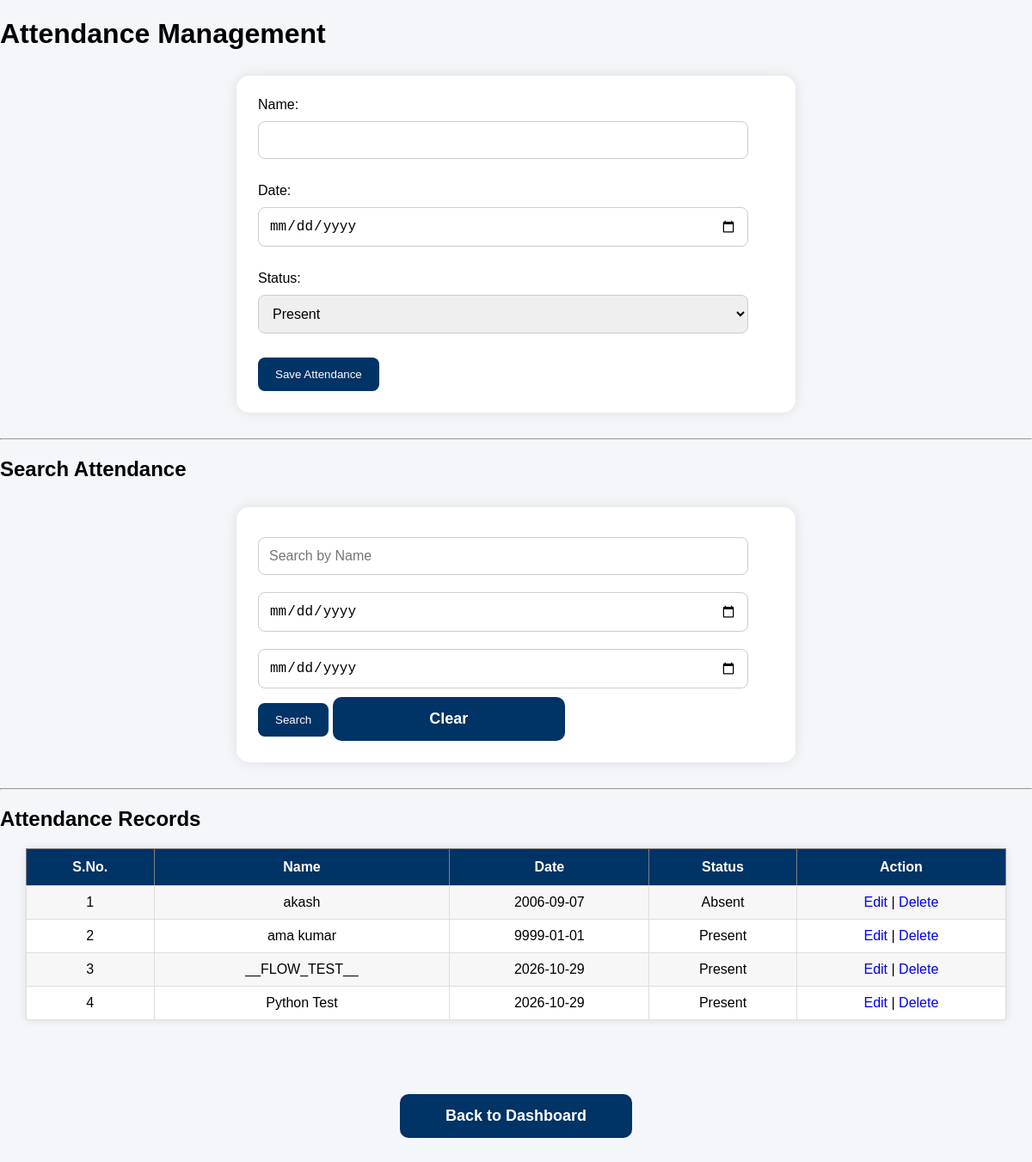
The app's page /attendance.php (signed in), older data.
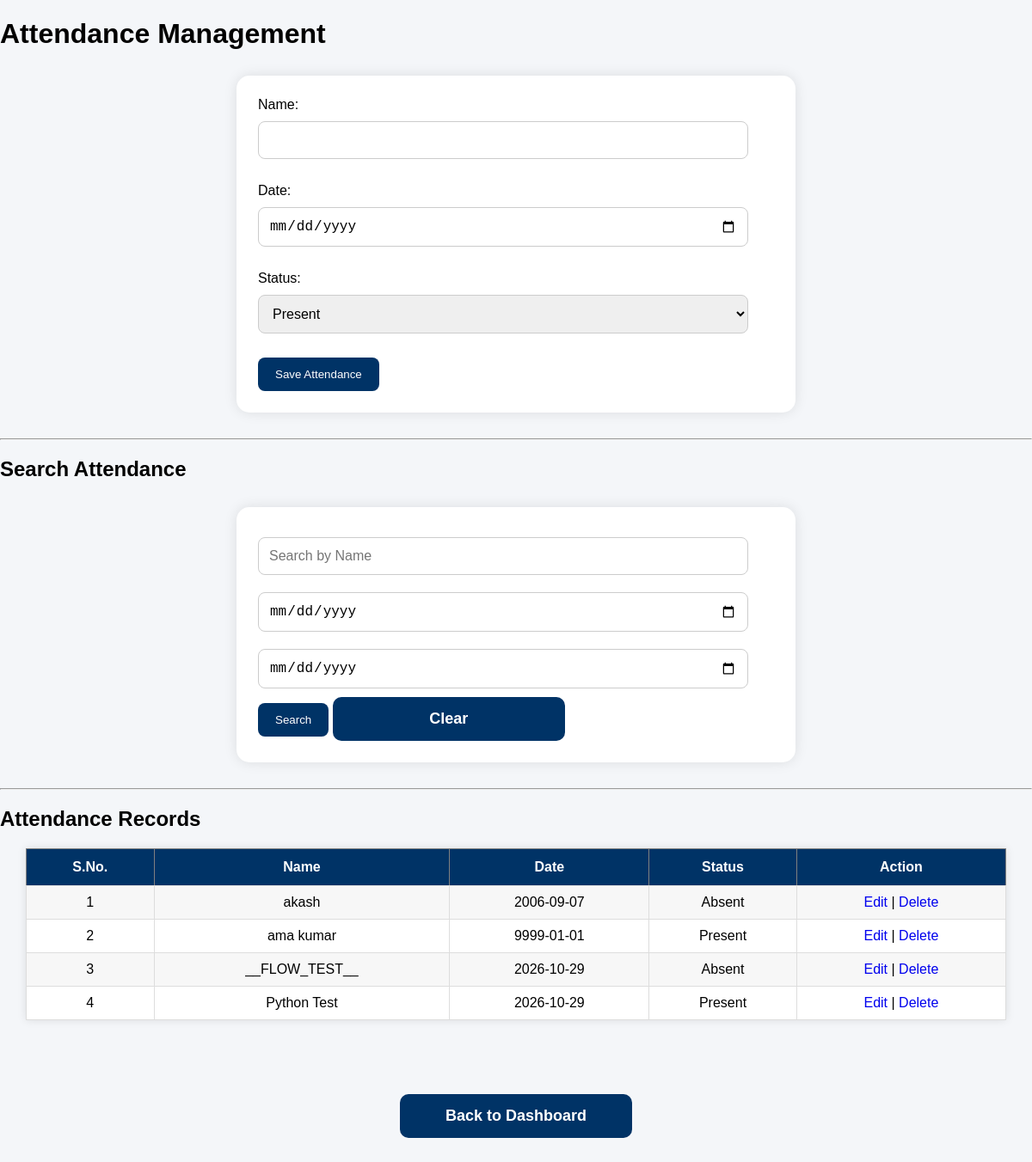
The same page, newer data.
### tables this page shows
CREATE TABLE attendance (
            id INTEGER PRIMARY KEY AUTOINCREMENT,
            name TEXT NOT NULL,
            date TEXT NOT NULL,
            status TEXT NOT NULL CHECK(status IN ('Present', 'Absent'))
        );

### app.py (the view, shortened to what this page needs)
@app.route("/attendance.php", methods=["GET", "POST"])
def attendance_page():
    if "username" not in session:
        return redirect("/index.php")
    if request.args.get("delete"):
        record_id = request.args.get("delete")
        conn = get_db()
        conn.execute("DELETE FROM attendance WHERE id = ?", (record_id,))
        conn.commit()
        conn.close()
    conn = get_db()
    query = "SELECT * FROM attendance WHERE 1=1"
    params = []
    search = request.args.get("search", "").strip()
    if search:
        query += " AND name COLLATE NOCASE LIKE ? ESCAPE '\\'"
        escaped_search = search.replace("\\", "\\\\").replace("%", "\\%").replace("_", "\\_")
        params.append(f"%{escaped_search}%")
    from_date = request.args.get("from_date", "").strip()
    if from_date:
        query += " AND date >= ?"
        params.append(from_date)
    to_date = request.args.get("to_date", "").strip()
    if to_date:
        query += " AND date <= ?"
        params.append(to_date)
    query += " ORDER BY id DESC"
    records = conn.execute(query, params).fetchall()
    conn.close()
    return render_template(
        "attendance.html",
        records=records,
        search=search,
        from_date=from_date,
        to_date=to_date,
        sn=1,
    )

### app.py (called while the page is built)
def get_db():
    conn = sqlite3.connect(DB_PATH)
    conn.row_factory = sqlite3.Row
    return conn

### templates/attendance.html (shortened to what this page needs)
<!DOCTYPE html>
<html>
<head>
<link rel="stylesheet" href="/style.css">
</head>
<body>
<h1>Attendance Management</h1>
<form action="/attendance.php" method="post" class="page-form">
<label>Name:</label>
<input type="text" name="name" required>
<br><br>
<label>Date:</label>
<input type="date" name="date" required>
<br><br>
<label>Status:</label>
<select name="status">
<option>Present</option>
</select>
<br><br>
<button type="submit" name="save" value="Save Attendance">Save Attendance</button>
</form>
<hr>
<h2>Search Attendance</h2>
<form action="/attendance.php" method="get" class="page-form">
<input type="text" name="search" placeholder="Search by Name" value="{{ search }}">
<input type="date" name="from_date" value="{{ from_date }}">
<input type="date" name="to_date" value="{{ to_date }}">
<button type="submit">Search</button>
<a href="/attendance.php" class="btn">Clear</a>
</form>
<hr>
<h2>Attendance Records</h2>
<table border="1" cellpadding="10">
<tr>
<th>S.No.</th>
<th>Name</th>
<th>Date</th>
<th>Status</th>
<th>Action</th>
</tr>
{% for row in records %}
<tr>
<td>{{ loop.index }}</td>
<td>{{ row.name }}</td>
<td>{{ row.date }}</td>
<td>{{ row.status }}</td>
<td>
<a href="/edit_attendance.php?id={{ row.id }}">Edit</a> |
<a href="/attendance.php?delete={{ row.id }}" onclick="return confirm('Delete this record?')">Delete</a>
</td>
</tr>
{% endfor %}
</table>
<br><br>
<div class='back-btn'>
<a href='/dashboard.php' class='btn'>Back to Dashboard</a>
</div>
</body>
</html>

Row changes from the older to the newer data that the page shows:
changed attendance "__FLOW_TEST__": status "Present" → "Absent"
